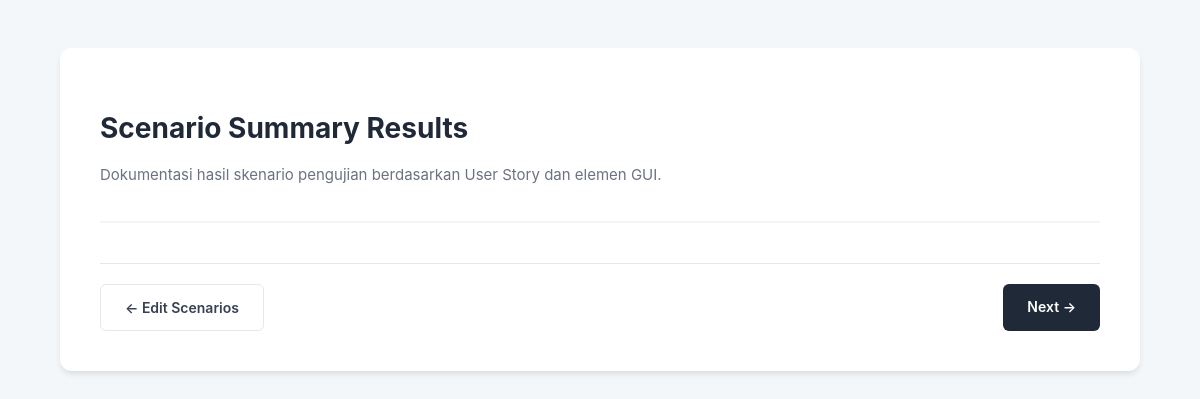
Page /scenario_result/ on the earlier database version.
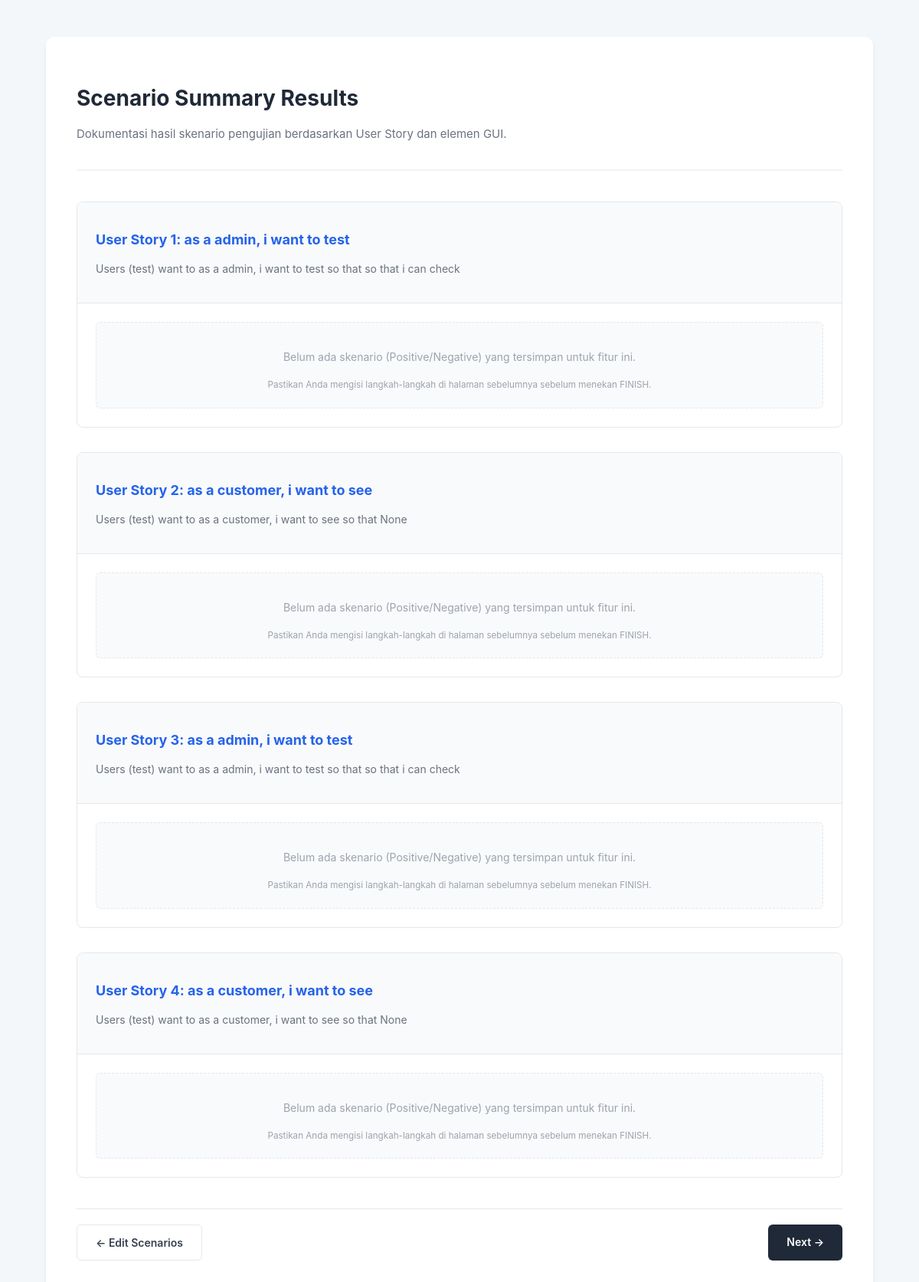
Same page on the later database version.
### main/models.py (models this page shows, shortened)
class UseCaseSpecification(models.Model):
    id = models.AutoField(primary_key=True)
    gui = models.ForeignKey(GUI, on_delete=models.CASCADE, null=True, blank=True)
    feature_name = models.CharField(max_length=255, default="Feature")
    summary_description = models.TextField(null=True, blank=True)
    PRIORITY_CHOICES = [
        ('Must Have', 'Must Have'),
        ('Should Have', 'Should Have'),
        ('Could Have', 'Could Have'),
        ("Won't Have", "Won't Have"),
    ]
    priority = models.CharField(max_length=50, choices=PRIORITY_CHOICES, default='Must Have')
    STATUS_CHOICES = [
        ('Active', 'Active'),
        ('Inactive', 'Inactive')
    ]
    status = models.CharField(max_length=50, choices=STATUS_CHOICES, default='Active')
    input_precondition = models.TextField(null=True, blank=True)
    input_postcondition = models.TextField(null=True, blank=True)

### main/views.py (the view)
# urls.py: path('scenario_result/', views.scenario_result, name='scenario_result'),
def scenario_result(request):
    specs = UseCaseSpecification.objects.prefetch_related(
        'scenarios__steps'  # ← Sesuaikan dengan related_name di models
    ).all()
    print("=" * 60)
    print("🔍 SCENARIO RESULT DEBUG")
    print(f"Total Specs: {specs.count()}")
    for spec in specs:
        scenarios = spec.scenarios.all()  # ← Ganti jadi .scenarios
        print(f"\nSpec: {spec.feature_name} (ID: {spec.id})")
        print(f"  Scenarios: {scenarios.count()}")
        for scenario in scenarios:
            steps = scenario.steps.all()  # ← Ganti jadi .steps
            print(f"    - {scenario.scenario_type}: {steps.count()} steps")
    print("=" * 60)
    return render(request, 'main/scenario_result.html', {'specs': specs})

### main/templates/main/scenario_result.html (shortened to what this page needs)
<!DOCTYPE html>
<html lang="en">
<head>
</head>
<body>
<div class="container">
    <header>
        <h1>Scenario Summary Results</h1>
        <p class="subtitle">Dokumentasi hasil skenario pengujian berdasarkan User Story dan elemen GUI.</p>
    </header>
    {% for spec in specs %}
    <div class="story-card">
        <div class="story-header">
            <h2>User Story {{ forloop.counter }}: {{ spec.feature_name }}</h2>
            <p style="font-size: 14px; color: #6b7280;">{{ spec.summary_description|default:"No description provided." }}</p>
        </div>
        <div class="scenario-container">
            {% for scenario in spec.scenarios.all %}
            <div class="scenario-group">
                <span class="scenario-badge {% if scenario.scenario_type == 'Positive' %}bg-pos{% else %}bg-neg{% endif %}">
                    {{ scenario.scenario_type }} Scenario
                </span>
                <table class="result-table">
                    <thead>
                        <tr>
                            <th width="80">Step</th>
                            <th width="120">Condition</th>
                            <th>Action & Target Element</th>
                        </tr>
                    </thead>
                    <tbody>
                        {% for step in scenario.steps.all|dictsort:"step_number" %}
                        <tr>
                            <td class="step-col">{{ step.step_number }}</td>
                            <td class="cond-col">{{ step.condition }}</td>
                            <td>
                                <span>{{ step.action_type }}</span> pada
                                <span class="target-highlight">{{ step.target_text }}</span>
                            </td>
                        </tr>
                        {% endfor %}
                    </tbody>
                </table>
            </div>
            {% empty %}
            <div class="no-data">
                <p>Belum ada skenario (Positive/Negative) yang tersimpan untuk fitur ini.</p>
                <small>Pastikan Anda mengisi langkah-langkah di halaman sebelumnya sebelum menekan FINISH.</small>
            </div>
            {% endfor %}
        </div>
    </div>
    {% endfor %}
    <div class="navigation">
        <a href="{% url 'main:user_scenario' %}" class="btn btn-secondary">&larr; Edit Scenarios</a>
        <a href="{% url 'main:import_sql' %}" class="btn btn-primary">Next &rarr;</a>
    </div>
</div>
</body>
</html>

Differences in the rows shown:
added UseCaseSpecification: feature_name "as a admin, i want to test", summary_description "Users (test) want to as a admin, i want to test so that so that i can check"
added UseCaseSpecification: feature_name "as a customer, i want to see", summary_description "Users (test) want to as a customer, i want to see so that None"
added UseCaseSpecification: feature_name "as a admin, i want to test", summary_description "Users (test) want to as a admin, i want to test so that so that i can check"
added UseCaseSpecification: feature_name "as a customer, i want to see", summary_description "Users (test) want to as a customer, i want to see so that None"
